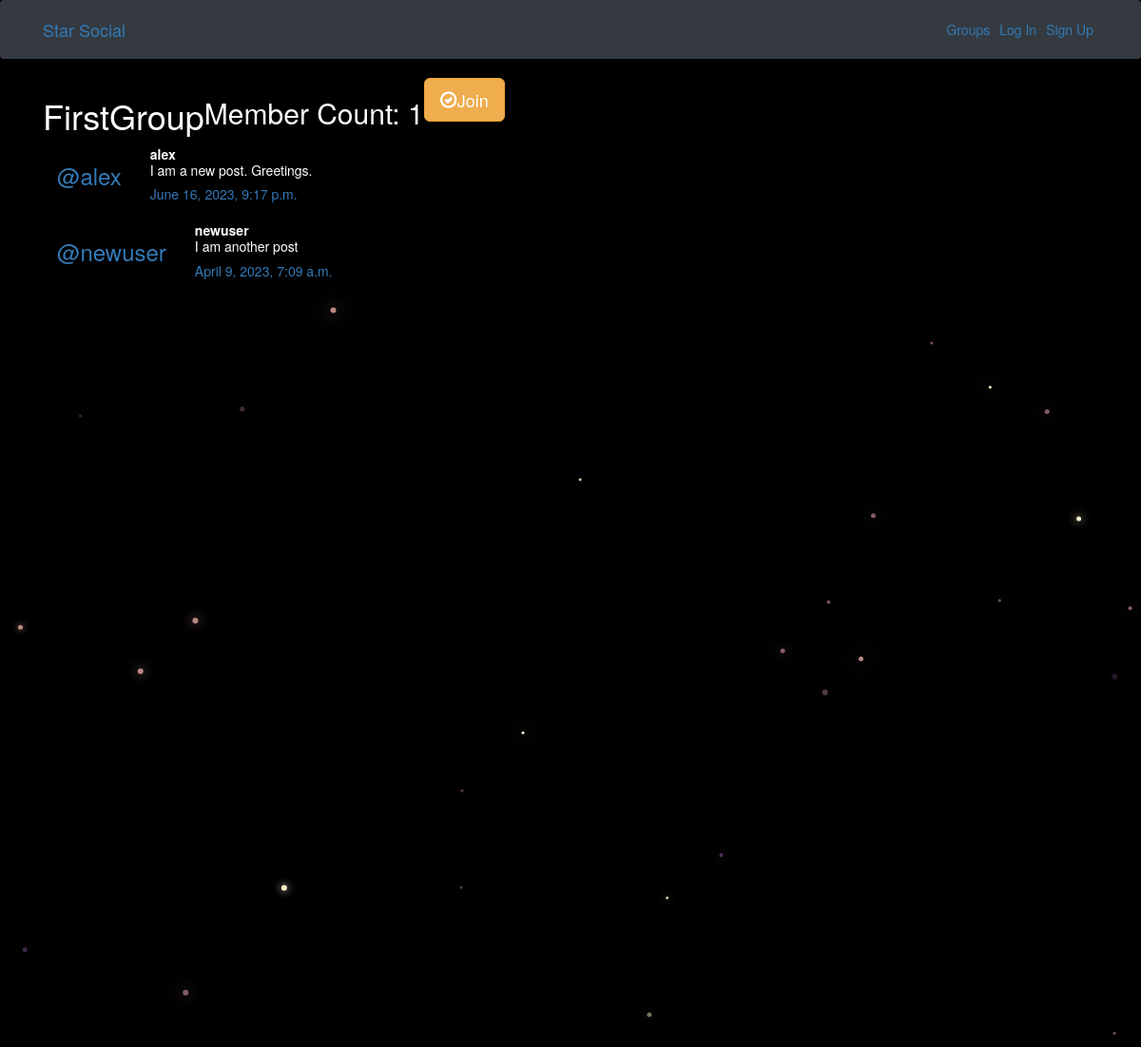
The page /groups/posts/in/firstgroup/ on the database its author committed.
### groups/models.py (models this page shows, shortened)
class Group(models.Model):
    name = models.CharField(max_length = 255, unique = True)
    slug = models.SlugField(allow_unicode = True, unique = True)
    description = models.TextField(blank = True, default = '')
    description_html = models.TextField(editable = False, default = '', blank = True)
    members = models.ManyToManyField(User, through = 'GroupMember')
    class Meta:
        ordering = ['name']

### posts/models.py (models this page shows, shortened)
class Post(models.Model):
    user = models.ForeignKey(User, related_name='posts', on_delete=models.CASCADE)
    created_at = models.DateTimeField(auto_now = True)
    message = models.TextField()
    message_html = models.TextField(editable = False)
    group = models.ForeignKey(Group, related_name = 'posts', null = True, blank = True, on_delete=models.CASCADE)
    class Meta:
        ordering = ['-created_at']
        unique_together = ['user', 'message']

### groups/views.py (the view)
# urls.py: path('posts/in/<slug>/', views.SingleGroup.as_view(), name = 'single'),
class SingleGroup(generic.DetailView):
    model = Group

### groups/templates/groups/group_detail.html (shortened to what this page needs)
{% extends "groups/group_base.html" %}
{% block pregroup %}
<h1>{{group.name}}</h1>
<h2>Member Count: {{group.members.count}}</h2>
<div class = "content">
    {% if user in group.members.all %}
    <!-- 7:10 this basically means if the user is inside this array/list
    of all the members inside of the group model do the following -->
    <a href="{% url 'groups:leave' slug=group.slug %}"
    class = 'btn btn-lg btn-fill btn-warning'><span
    class = 'glyphicon glyphicon-remove-circle'></span>Leave</a>
    <!-- 7:55 he doesnt say what its for but i guess its related to making the url work since slug fixes the urls i think
    he says we will edit it later on -->
    {% else %}
    <a href="{% url 'groups:join' slug=group.slug %}"
    class = 'btn btn-lg btn-fill btn-warning'><span
    class = 'glyphicon glyphicon-ok-circle'></span>Join</a>
    {% endif %}
</div>
{% endblock %}
{% block group_content %}
<div class = "col-md-8">
    {% if group.posts.count == 0 %}
        <h2>No posts in this group yet!</h2>
    {% else %}
        {% for post in group.posts.all %}
            {% include "posts/_post.html" %}
        {% endfor %}
    {% endif %}
</div>
{% endblock %}

### posts/templates/posts/_post.html (shortened to what this page needs)
<div class = "post media">
    <h3 class="mr-5"><a href="{% url 'posts:for_user' username=post.user.username %}">@{{ post.user.username }}</a></h3>
    <div class = "media-body">
        <strong>{{post.user.username}}</strong>
        <h5 class = 'media-heading'>{{ post.message_html|safe }}
        <time class = 'time'><a href="{% url 'posts:single' username=post.user.username pk=post.pk %}">{{ post.created_at }}</a></time>
        </h5>
    </div>
</div>

### static/simplesocial/css/master.css (style rules this page uses)
body { margin: 0; overflow: hidden; background-color: black; color:white; }

### rows shown on the page
Group: name "FirstGroup", members.count "1"
Post: user.username "alex", message_html "I am a new post. Greetings.", created_at "June 16, 2023, 9:17 p.m."
Post: user.username "newuser", message_html "I am another post", created_at "April 9, 2023, 7:09 a.m."
